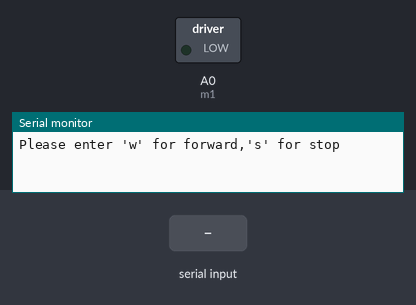
The sketch below on a simulated Arduino Uno, built with avr-gcc and run on an emulated ATmega328P. Shown: switched loads named in the sketch (green lamp = pin HIGH), the last lines printed to the serial monitor. Inputs (shaded band) come from the test bench.

Above: at 1.2 s.
1.3 s: "s" received over Serial
At 3.4 s:
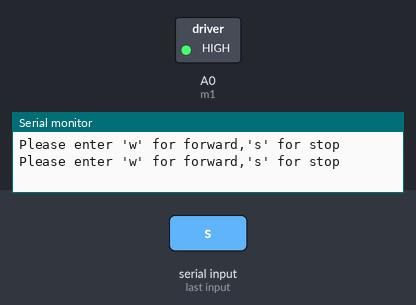
3.8 s: "w" received over Serial
At 5.3 s:
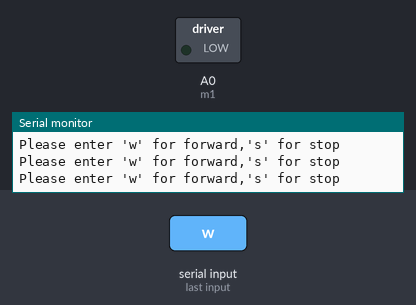
Timing chart, 0 to 6.8 s (numbered marks = the images above; inputs shaded):
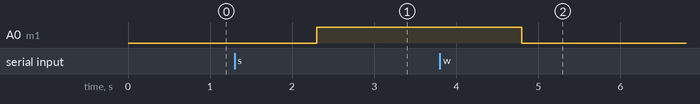

Measured:
- after the input at 1.3 s, A0 (m1): LOW → HIGH after 1.0 s
- after the input at 3.8 s, A0 (m1): HIGH → LOW after 1.0 s

The sketch:

sketch_mar03a.ino
```cpp
#include <SoftwareSerial.h>
SoftwareSerial myserial (0,1);
int m1=A0;  // motor is connected to the analog pin A0 of arduino
int h=255;  // this is 5 volt
int l=0;    // this is  0 volt
String motion;


void setup() {
  Serial.begin(9600);
  pinMode(m1,OUTPUT);
}

void loop() {
  Serial.println("Please enter 'w' for forward,'s' for stop ");
  while(Serial.available()==0){   }

  motion=Serial.readString();
  if(motion=="w"){
  analogWrite(m1,l);
  }

  if(motion=="s"){
  analogWrite(m1,h);
  }
}
```
